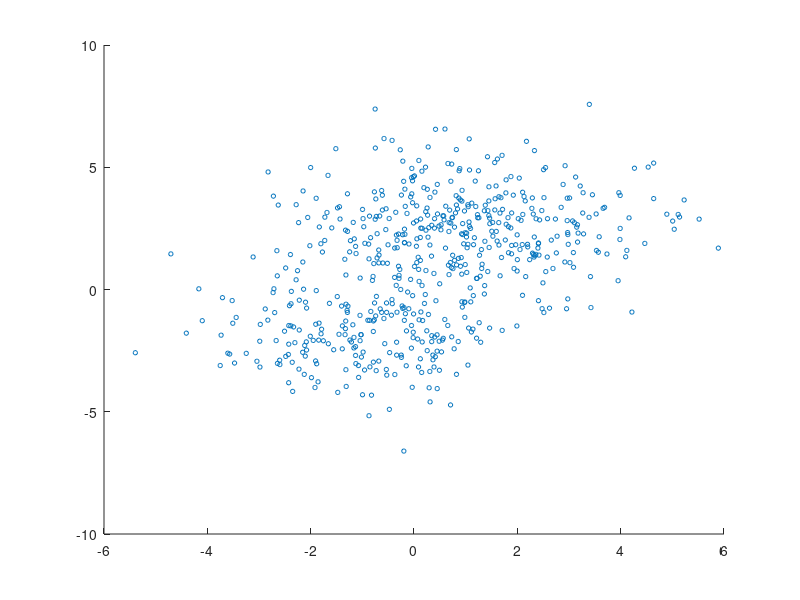

MATLAB code to generate this figure: (Note: this script raises an error after producing the figure.)
%Simulate Data from a Mixture of Gaussian Distributions
%Simulate data from a mixture of two bivariate Gaussian distributions using mvnrnd.
rng('default')  % For reproducibility

mu1 = [1 2.5]; % mean vector
sigma1 = [3 .2; .2 2.5]; % covariance matrix
mu2 = [-1 -2];  % mean vector
sigma2 = [2 0; 0 1.5]; % covariance matrix
X = [mvnrnd(mu1,sigma1,400); mvnrnd(mu2,sigma2,200)]; % data matrix
n = size(X,1);

figure
scatter(X(:,1),X(:,2),10,'ko')
%Fit the Simulated Data to a Gaussian Mixture Model
options = statset('Display','final'); 
gm = fitgmdist(X,2,'Options',options);
grid on
hold on
gmPDF = @(x,y) arrayfun(@(x0,y0) pdf(gm,[x0,y0]),x,y);
fcontour(gmPDF,[-8,6])
title('Fitted GMM Contour and scatter plot')
hold off

%Cluster the Data Using the Fitted GMM

idx = cluster(gm,X);
cluster1 = (idx == 1); % |1| for cluster 1 membership
cluster2 = (idx == 2); % |2| for cluster 2 membership

figure
gscatter(X(:,1),X(:,2),idx,'rb','+o')
legend('Cluster 1','Cluster 2','Location','best')
grid on
%Fit a two-component Gaussian mixture model (GMM). Because there are two components, suppose that any data point with cluster membership posterior probabilities in the interval [0.4,0.6] can be a member of both clusters. 
gm = fitgmdist(X,2);
threshold = [3.5 0.7];

% find posterior pdfs
P = posterior(gm,X);
